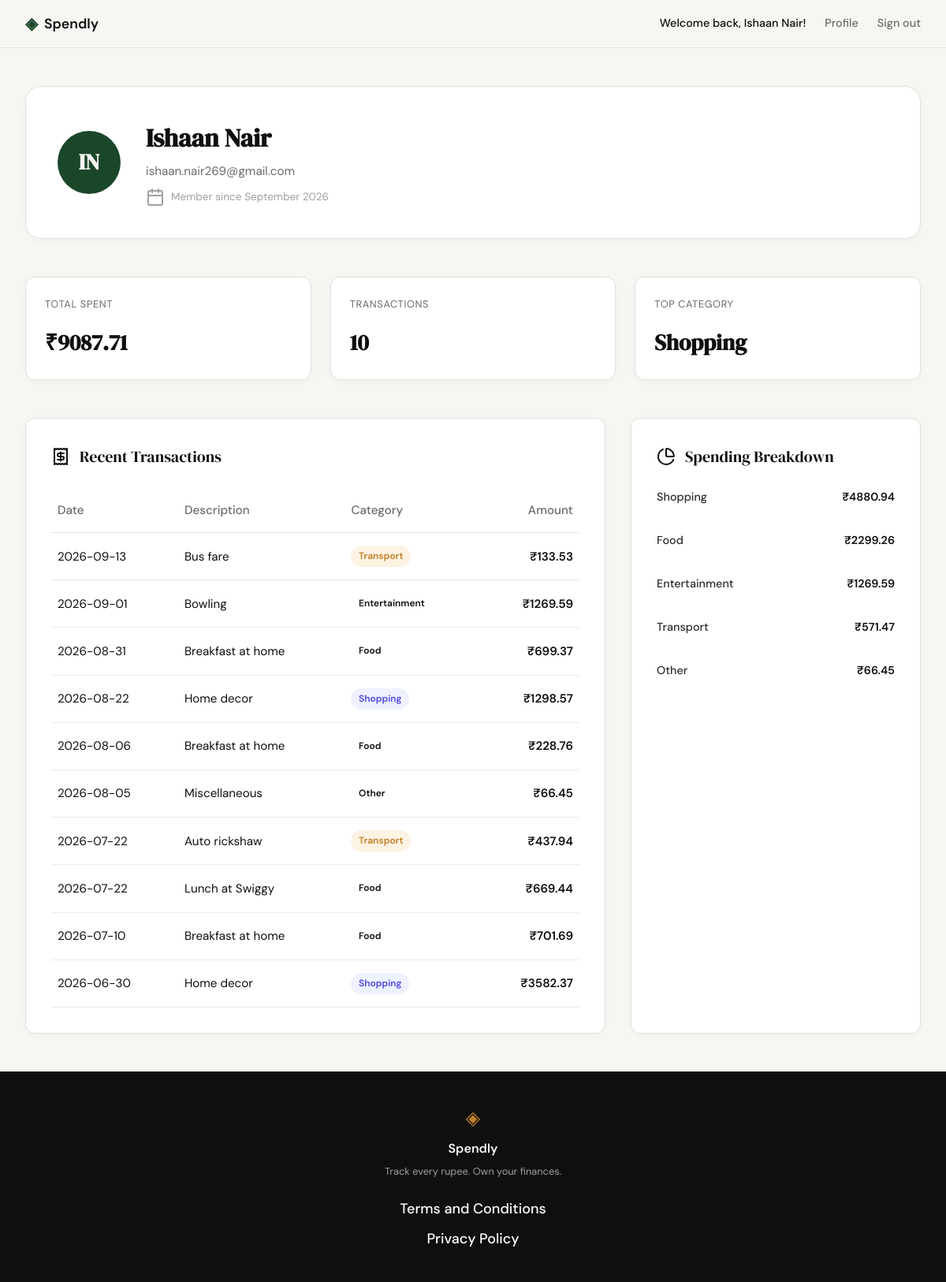
Screenshot of /profile (signed in) with the database file from the repository.
### tables this page shows
CREATE TABLE users (
                id INTEGER PRIMARY KEY AUTOINCREMENT,
                name TEXT NOT NULL,
                email TEXT UNIQUE NOT NULL,
                password_hash TEXT NOT NULL,
                created_at TEXT DEFAULT (datetime('now'))
            );

CREATE TABLE expenses (
                id INTEGER PRIMARY KEY AUTOINCREMENT,
                user_id INTEGER NOT NULL,
                amount REAL NOT NULL,
                category TEXT NOT NULL,
                date TEXT NOT NULL,
                description TEXT,
                created_at TEXT DEFAULT (datetime('now')),
                FOREIGN KEY (user_id) REFERENCES users(id)
            );

### app.py (the view)
@app.route("/profile")
def profile():
    if not session.get("user_id"):
        return redirect(url_for("login"))
    user_id = session.get("user_id")
    user_profile = get_profile_by_id(user_id)
    if not user_profile:
        abort(404)
    summary_stats = get_summary_stats(user_id)
    summary_stats = {
        "total_spent": f"₹{summary_stats['total_spent']:.2f}",
        "transaction_count": summary_stats['transaction_count'],
        "top_category": summary_stats['top_category']
    }
    recent_transactions = [
        {
            **tx,
            "amount": f"₹{tx['amount']:.2f}",
            "badge_class": f"badge-{tx['category'].lower()}"
        }
        for tx in get_recent_transactions(user_id)
    ]
    category_data = get_category_breakdown(user_id)
    color_map = {
        "Housing": "color-blue",
        "Shopping": "color-purple",
        "Dining": "color-orange",
        "Transport": "color-green"
    }
    category_breakdown = [
        {
            **item,
            "amount": f"₹{item['amount']:.2f}",
            "color_class": color_map.get(item['category'], "color-gray")
        }
        for item in category_data
    ]
    return render_template(
        "profile.html",
        user_profile=user_profile,
        summary_stats=summary_stats,
        recent_transactions=recent_transactions,
        category_breakdown=category_breakdown
    )

### app.py (called while the page is built)
@app.context_processor
def inject_user():
    user_id = session.get("user_id")
    if user_id:
        return {"current_user": get_user_by_id(user_id)}
    return {"current_user": None}

### database/db.py (called while the page is built)
def get_db():
    conn = sqlite3.connect(DATABASE_PATH)
    conn.row_factory = sqlite3.Row
    conn.execute("PRAGMA foreign_keys = ON")
    return conn

def get_user_by_id(user_id):
    with get_db() as conn:
        return conn.execute("SELECT * FROM users WHERE id = ?", (user_id,)).fetchone()

### database/queries.py (called while the page is built)
def get_user_by_id(user_id):
    with get_db() as conn:
        user = conn.execute("SELECT name, email, created_at FROM users WHERE id = ?", (user_id,)).fetchone()
        if user:
            dt = datetime.strptime(user["created_at"], "%Y-%m-%d %H:%M:%S")
            return {
                "name": user["name"],
                "email": user["email"],
                "member_since": dt.strftime("%B %Y"),
                "initials": "".join([n[0] for n in user["name"].split()]).upper()
            }
        return None

def get_summary_stats(user_id):
    with get_db() as conn:
        stats = conn.execute(
            "SELECT SUM(amount), COUNT(id) FROM expenses WHERE user_id = ?",
            (user_id,)
        ).fetchone()
        total_spent = stats[0] if stats[0] is not None else 0.0
        transaction_count = stats[1] if stats[1] is not None else 0
        top_cat_row = conn.execute(
            """
            SELECT category FROM expenses
            WHERE user_id = ?
            GROUP BY category
            ORDER BY SUM(amount) DESC
            LIMIT 1
            """,
            (user_id,)
        ).fetchone()
        top_category = top_cat_row[0] if top_cat_row else "—"
        return {
            "total_spent": total_spent,
            "transaction_count": transaction_count,
            "top_category": top_category
        }

def get_recent_transactions(user_id, limit=10):
    with get_db() as conn:
        query = "SELECT date, description, category, amount FROM expenses WHERE user_id = ? ORDER BY date DESC LIMIT ?"
        rows = conn.execute(query, (user_id, limit)).fetchall()
        return [dict(row) for row in rows]

### templates/profile.html (shortened to what this page needs)
{% extends "base.html" %}
{% block head %}
<link rel="stylesheet" href="{{ url_for('static', filename='css/profile.css') }}">
{% endblock %}
{% block content %}
<div class="profile-container">
    <header class="profile-header">
        <div class="profile-avatar">
            {{ user_profile.initials }}
        </div>
        <div class="profile-info">
            <h1>{{ user_profile.name }}</h1>
            <p>{{ user_profile.email }}</p>
            <div class="profile-meta">
                <i data-lucide="calendar" class="icon"></i>
                <span>Member since {{ user_profile.member_since }}</span>
            </div>
        </div>
    </header>
    <section class="stats-grid">
        <div class="stat-box">
            <span class="stat-label">Total Spent</span>
            <span class="stat-value">{{ summary_stats.total_spent }}</span>
        </div>
        <div class="stat-box">
            <span class="stat-label">Transactions</span>
            <span class="stat-value">{{ summary_stats.transaction_count }}</span>
        </div>
        <div class="stat-box">
            <span class="stat-label">Top Category</span>
            <span class="stat-value">{{ summary_stats.top_category }}</span>
        </div>
    </section>
    <div class="profile-dashboard">
        <section class="content-card">
            <div class="card-title">
                <i data-lucide="receipt" class="icon"></i>
                Recent Transactions
            </div>
            <div class="table-responsive">
                <table class="history-table">
                    <thead>
                        <tr>
                            <th>Date</th>
                            <th>Description</th>
                            <th>Category</th>
                            <th style="text-align: right;">Amount</th>
                        </tr>
                    </thead>
                    <tbody>
                        {% for tx in recent_transactions %}
                        <tr>
                            <td>{{ tx.date }}</td>
                            <td>{{ tx.description }}</td>
                            <td>
                                <span class="badge {{ tx.badge_class }}">
                                    {{ tx.category }}
                                </span>
                            </td>
                            <td class="amount-cell">{{ tx.amount }}</td>
                        </tr>
                        {% endfor %}
                    </tbody>
                </table>
            </div>
        </section>
        <section class="content-card">
            <div class="card-title">
                <i data-lucide="pie-chart" class="icon"></i>
                Spending Breakdown
            </div>
            <div class="category-list">
                {% for cat in category_breakdown %}
                <div class="category-item">
                    <div class="category-info">
                        <span class="category-label">{{ cat.category }}</span>
                        <span class="category-amount">{{ cat.amount }}</span>
                    </div>
                </div>
                {% endfor %}
            </div>
        </section>
    </div>
</div>
{% endblock %}

### templates/base.html (shortened to what this page needs)
<!DOCTYPE html>
<html lang="en">
<head>
    <link rel="stylesheet" href="{{ url_for('static', filename='css/style.css') }}">
    {% block head %}{% endblock %}
</head>
<body>
    <nav class="navbar">
        <div class="nav-inner">
            <a href="{{ url_for('landing') }}" class="nav-brand">
                <span class="brand-icon">◈</span>
                <span class="brand-name">Spendly</span>
            </a>
            <div class="nav-links">
                {% if current_user %}
                    <span class="nav-welcome">Welcome back, {{ current_user['name'] }}!</span>
                    <a href="{{ url_for('profile') }}" class="nav-link">Profile</a>
                    <a href="{{ url_for('logout') }}" class="nav-auth">Sign out</a>
                {% else %}
                    <a href="{{ url_for('login') }}">Sign in</a>
                    <a href="{{ url_for('register') }}" class="nav-cta">Get started</a>
                {% endif %}
            </div>
        </div>
    </nav>
    <main class="main-content">
        {% block content %}{% endblock %}
    </main>
    <footer class="footer">
        <div class="footer-inner">
            <span class="brand-icon">◈</span>
            <span class="footer-name">Spendly</span>
            <p class="footer-copy">Track every rupee. Own your finances.</p>
            <div class="footer-links">
                <a href="{{ url_for('terms') }}">Terms and Conditions</a>
                <a href="{{ url_for('privacy') }}">Privacy Policy</a>
            </div>
        </div>
    </footer>
</body>
</html>

### static/css/style.css (style rules this page uses)
:root { --ink: #0f0f0f; --ink-soft: #2d2d2d; --ink-muted: #6b6b6b; --ink-faint: #a0a0a0; --paper: #f7f6f3; --paper-warm: #f0ede6; --paper-card: #ffffff; --accent: #1a472a; --accent-light: #e8f0eb; --accent-2: #c17f24; --accent-2-light: #fdf3e3; --danger: #c0392b; --danger-light: #fdecea; --border: #e4e1da; --border-soft: #eeebe4; --font-display: 'DM Serif Display', Georgia, serif; --font-body: 'DM Sans', system-ui, sans-serif; --max-width: 1200px; --auth-width: 440px; --radius-sm: 6px; --radius-md: 12px; --radius-lg: 20px; }
*, *::before, *::after { box-sizing: border-box; margin: 0; padding: 0; }
html { font-size: 16px; scroll-behavior: smooth; }
body { background: var(--paper); color: var(--ink); font-family: var(--font-body); font-size: 1rem; line-height: 1.6; -webkit-font-smoothing: antialiased; }
a { color: inherit; text-decoration: none; }
.navbar { position: sticky; top: 0; z-index: 100; background: var(--paper); border-bottom: 1px solid var(--border); padding: 0 2rem; }
.nav-inner { max-width: var(--max-width); margin: 0 auto; height: 60px; display: flex; align-items: center; justify-content: space-between; }
.nav-brand { display: flex; align-items: center; gap: 0.5rem; font-family: var(--font-body); font-weight: 600; font-size: 1.1rem; color: var(--ink); }
.brand-icon { color: var(--accent); font-size: 1.3rem; }
.brand-name { color: var(--ink); }
.nav-links { display: flex; align-items: center; gap: 1.5rem; font-size: 0.9rem; font-weight: 500; }
.nav-links a { color: var(--ink-muted); transition: color 0.2s; }
.main-content { min-height: calc(100vh - 60px - 100px); }
.stats-grid { display: grid; grid-template-columns: repeat(3, 1fr); gap: 1.5rem; }
.stat-box { background: var(--paper-card); padding: 1.5rem; border-radius: var(--radius-md); display: flex; flex-direction: column; align-items: flex-start; box-shadow: 0 2px 10px rgba(0,0,0,0.03); }
.stat-label { font-size: 0.8rem; color: var(--ink-muted); margin-bottom: 0.5rem; }
.stat-value { font-family: var(--font-display); font-size: 1.5rem; color: var(--ink); font-weight: 600; }
.footer { background: var(--ink); color: var(--paper); padding: 2.5rem 2rem; text-align: center; }
.footer-inner { display: flex; flex-direction: column; align-items: center; gap: 0.4rem; }
.footer .brand-icon { color: var(--accent-2); font-size: 1.5rem; }
.footer-name { font-weight: 600; font-size: 1rem; }
.footer-copy { font-size: 0.8rem; color: var(--ink-faint); }
.footer-links { display: flex; flex-direction: column; align-items: center; gap: 10px; margin-top: 1rem; }
.footer-links a { font-size: 18px; color: #fff; font-weight: 500; transition: color 0.2s; }

### rows the page displays
users: name "Ishaan Nair", email "ishaan.nair269@gmail.com"
expenses: date "2026-09-13", description "Bus fare", category "Transport", amount "₹133.53"
expenses: date "2026-09-01", description "Bowling", category "Entertainment", amount "₹1269.59"
expenses: date "2026-08-31", description "Breakfast at home", category "Food", amount "₹699.37"
expenses: date "2026-08-22", description "Home decor", category "Shopping", amount "₹1298.57"
expenses: date "2026-08-06", description "Breakfast at home", category "Food", amount "₹228.76"
expenses: date "2026-08-05", description "Miscellaneous", category "Other", amount "₹66.45"
expenses: date "2026-07-22", description "Auto rickshaw", category "Transport", amount "₹437.94"
expenses: date "2026-07-22", description "Lunch at Swiggy", category "Food", amount "₹669.44"
expenses: date "2026-07-10", description "Breakfast at home", category "Food", amount "₹701.69"
expenses: date "2026-06-30", description "Home decor", category "Shopping", amount "₹3582.37"

### other values shown
{{ user_profile.initials }} "IN"
{{ user_profile.member_since }} "September 2026"
{{ summary_stats.total_spent }} "₹9087.71"
{{ summary_stats.transaction_count }} "10"
{{ summary_stats.top_category }} "Shopping"
{{ cat.category }} "Shopping" "Food" "Entertainment" "Transport" "Other"
{{ cat.amount }} "₹4880.94" "₹2299.26" "₹1269.59" "₹571.47" "₹66.45"
